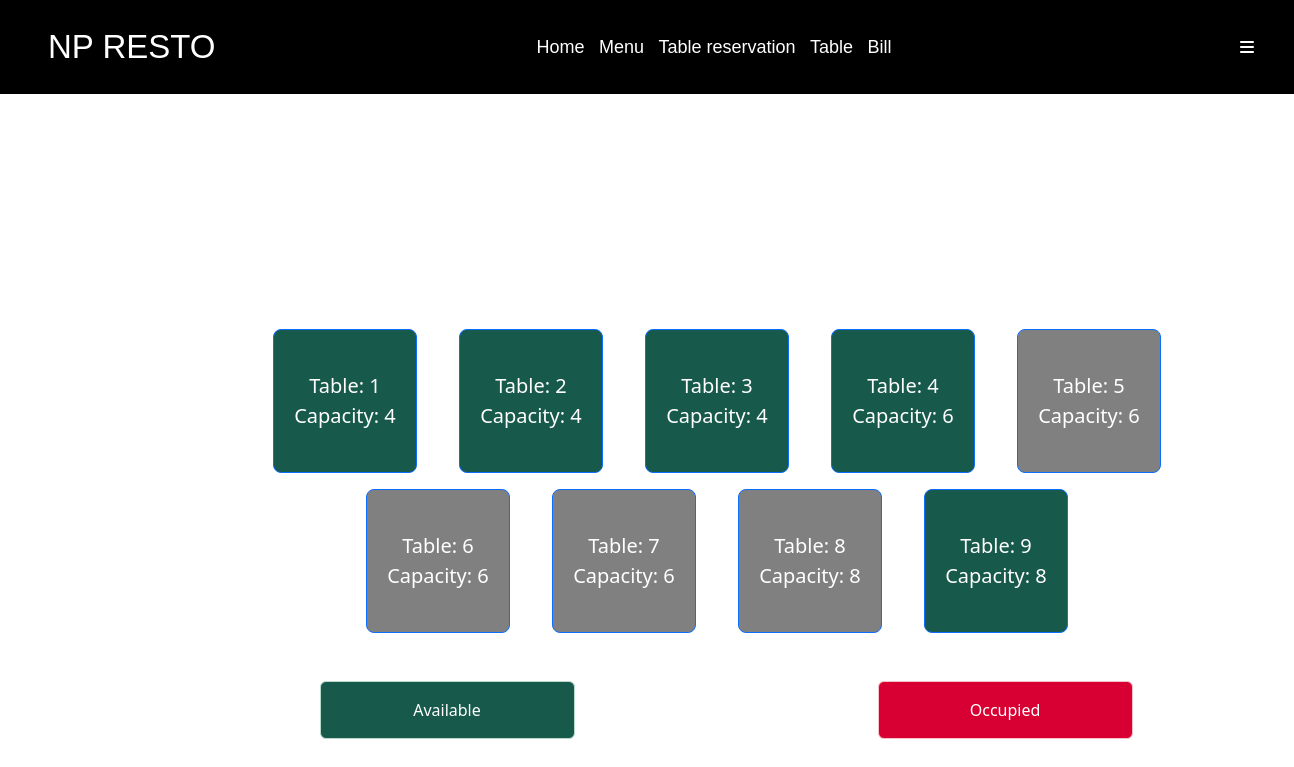
The app's page /admin/posTable.php with its own data.
### tables this page shows
CREATE TABLE IF NOT EXISTS `restaurant_tables` (
  `table_id` int NOT NULL AUTO_INCREMENT,
  `capacity` int DEFAULT NULL,
  `is_available` tinyint(1) DEFAULT NULL,
  PRIMARY KEY (`table_id`)
);

### admin/posTable.php (the view, shortened to what this page needs)
<?php
include 'heading.php';
require_once '../config.php';
?>
<!DOCTYPE html>
<html>
<head>
<link href="CSS/STYLES.css" rel="stylesheet" />
    <link href="CSS/pos.css" rel="stylesheet" />
</head>
<body>
<div class="container" style="text-align: center; width:100%; margin-top:3rem; margin-left: 2rem;  ">
    <div id="POS-Content" class="row" >
        <div class="row center-middle">
            <div class="col-md-15" style="margin-left: 17rem; margin-top: 0rem;max-height: 700px; overflow-y: auto;">
                <div class="row justify-content-center">
                    <?php
                    $query = "SELECT * FROM Restaurant_Tables ORDER BY table_id;";
                    $result = mysqli_query($link, $query);
                    if ($result) {
                        $table_count = 0;
                    while ($row = mysqli_fetch_assoc($result)) {
                        if ($table_count % 5 == 0) {
                            echo '</div><div class="row justify-content-center">';
                        }
                        $table_id = $row['table_id'];
                        $capacity = $row['capacity'];
                        $sqlBill = "SELECT bill_id FROM Bills WHERE table_id = $table_id ORDER BY bill_time DESC LIMIT 1";
                        $result1 = $link->query($sqlBill);
                        $latestBillData = $result1->fetch_assoc();
                        $selectedDate = date("Y-m-d");
                        $endTime = date("H:i:s");
                        $startTime = date("H:i:s", strtotime($endTime) - (20 * 60));
                        $reservationQuery = "SELECT * FROM reservations WHERE table_id = $table_id AND reservation_date = '$selectedDate' AND reservation_time BETWEEN '$startTime' AND '$endTime'";
                        $reservationResult = mysqli_query($link, $reservationQuery);
                        if ($latestBillData) {
                            $latestBillID = $latestBillData['bill_id'];
                            $sqlBillItems = "SELECT * FROM bill_items WHERE bill_id = $latestBillID";
                            $result2 = $link->query($sqlBillItems);
                            if ($result2 && mysqli_num_rows($result2) > 0) {
                                $billItemColor = 'rgb(216, 0, 50)';
                            } else {
                                $billItemColor = 'rgb(23, 89, 74)';
                            }
                            $paymentTimeQuery = "SELECT payment_time FROM Bills WHERE bill_id = $latestBillID";
                            $paymentTimeResult = $link->query($paymentTimeQuery);
                            $hasPaymentTime = false;
                            if ($paymentTimeResult && $paymentTimeResult->num_rows > 0) {
                                $paymentTimeRow = $paymentTimeResult->fetch_assoc();
                                if (!empty($paymentTimeRow['payment_time'])) {
                                    $hasPaymentTime = true;
                                }
                            }
                            $box_color = $hasPaymentTime ? 'rgb(23, 89, 74)' : $billItemColor;
                        } else {
                            $latestBillID = null;
                            $box_color = 'gray';
                        }
                        echo '<div class="col-md-2 mb-3">';
                        if ($reservationResult && mysqli_num_rows($reservationResult) > 0) {
                            echo '<a href="orderItem.php?bill_id=' . $latestBillID . '&table_id=' . $table_id . '"class="btn btn-primary btn-block btn-lg" style="color:black; '
                                    . 'background-color: rgb(248, 222, 34);justify-content: center; align-items: center; display: flex; width: 9rem; height: 9rem;">'
                                    . 'Table: ' . $table_id . '<br>Capacity: ' . $capacity;
                        } else{
                            echo '<a href="orderItem.php?bill_id=' . $latestBillID . '&table_id=' . $table_id . '"class="btn btn-primary btn-block btn-lg" '
                                    . 'style="background-color: ' . $box_color . ';justify-content: center; align-items: center; display: flex; width: 9rem; height: 9rem;">Table:'
                                    . ' ' . $table_id . '<br>Capacity: ' . $capacity;
                        }
                        echo '</a></div>';
                        $table_count++;
                    }
                    } else {
                        echo "Error fetching tables: " . mysqli_error($link);
                    }
                    ?>
                </div>
              <div class="row d-flex justify-content-around"style="margin-top: 2rem;" >
                <div class="col-md-3">
                    <div class="alert alert-success" role="alert" style="color:white;background-color: rgb(23, 89, 74);" data-toggle="tooltip" data-placement="top" title="Tables That are Free">
                        Available
                    </div>
                </div>
                <div class="col-md-3">
                    <div class="alert alert-danger" role="alert" style="color:white;background-color: rgb(216, 0, 50);" data-toggle="tooltip" data-placement="top" title="Tables That are Used">
                        Occupied
                    </div>
                </div>
                     </div>
                </div>
            </div>
        </div>
    </div>

### admin/CSS/headingstyles.css (style rules this page uses)
* { padding:0; margin:0; }

### admin/CSS/pos.css (style rules this page uses)
.center-middle { display: flex; justify-content: center; align-items: center; text-align: center; min-height: 100vh; }

### records on screen
restaurant_tables: table_id "1", capacity "4"
restaurant_tables: table_id "2", capacity "4"
restaurant_tables: table_id "3", capacity "4"
restaurant_tables: table_id "4", capacity "6"
restaurant_tables: table_id "5", capacity "6"
restaurant_tables: table_id "6", capacity "6"
restaurant_tables: table_id "7", capacity "6"
restaurant_tables: table_id "8", capacity "8"
restaurant_tables: table_id "9", capacity "8"
